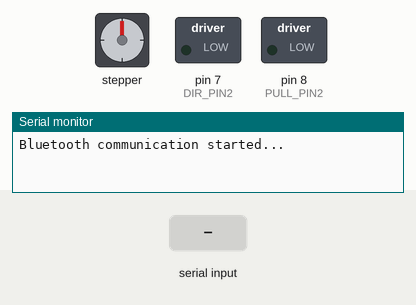
This sketch was run on a simulated Arduino Uno, built with avr-gcc and run on an emulated ATmega328P. Parts: stepper motor, switched loads named in the sketch (green lamp = pin HIGH), the last lines printed to the serial monitor. Wiring (inferred from the names in the program): stepper motor driver (200 steps per turn assumed): step pin 6; direction pin 5; enable pin 2. The inputs (shaded band) are chosen by the test bench. Pins used as bus, display or sensor lines are not drawn.

Above: at 1.2 s.
1.3 s: "T" received over the second serial link
At 1.4 s:
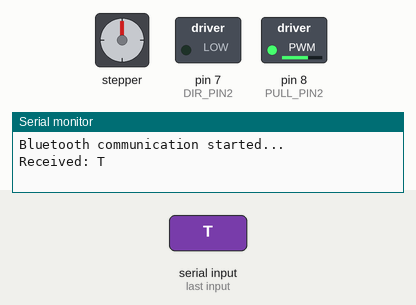
3.0 s: "X" received over the second serial link
At 3.7 s:
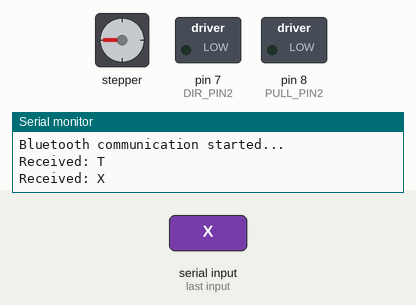
4.6 s: "X" received over the second serial link
At 5.9 s:
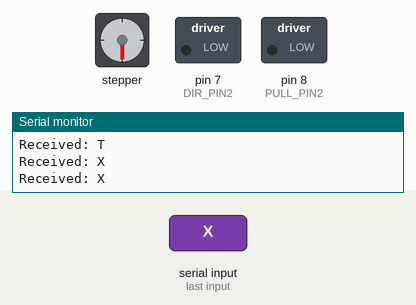
6.2 s: "T" received over the second serial link
At 6.3 s:
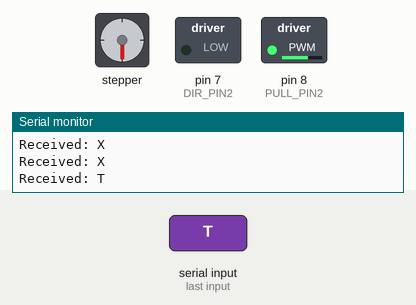
Timing chart, 0 to 8.9 s (numbered marks = the images above; inputs shaded):
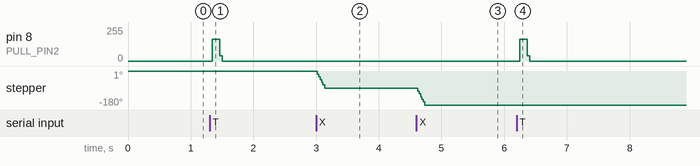

The sketch:

arduinotester3takingMACaddress.ino.ino
```cpp
#define EN_PIN 2
#define PULL_PIN 6
#define DIR_PIN 5
#define PULL_PIN2 8
#define DIR_PIN2 7

// Default settings
int speed = 200;       // Default speed in steps per second
int stepsToMove = 0;   // Number of steps to move
bool isMoving = false; // Flag to track if motor is moving
unsigned long lastStepTime = 0;
unsigned long stepInterval = 1000000 / speed; // Microseconds between steps

// String to hold incoming serial data
String inputString = "";
bool stringComplete = false;

//Pairing
// void setup() {
//   pinMode(9, OUTPUT); // Set KEY/EN pin as output
//   digitalWrite(9, HIGH); // Set KEY/EN pin HIGH to enter AT mode
//   Serial.begin(38400); // HC-05 default baud rate for AT commands
//   Serial.println("Entering AT command mode...");
// }

// void loop() {
//   // Nothing to do here
// }

//After pairing

#include <SoftwareSerial.h>

// Define SoftwareSerial pins
SoftwareSerial BTSerial(10, 11); // RX, TX

void setup() {
  Serial.begin(9600); // Serial Monitor baud rate
  BTSerial.begin(9600); // Bluetooth module baud rate (default for HC-05/HC-06)
  Serial.println("Bluetooth communication started...");
// Set pin modes
  pinMode(EN_PIN, OUTPUT);
  pinMode(PULL_PIN, OUTPUT);
  pinMode(DIR_PIN, OUTPUT);
  pinMode(PULL_PIN2, OUTPUT);
  pinMode(DIR_PIN2, OUTPUT);
}
void forward(){
  digitalWrite(PULL_PIN, HIGH);
  digitalWrite(DIR_PIN, HIGH);
  digitalWrite(EN_PIN, HIGH);
  delayMicroseconds(100000);
  digitalWrite(EN_PIN, LOW);
  digitalWrite(PULL_PIN, LOW);
  digitalWrite(DIR_PIN, LOW);
  delayMicroseconds(1000);
}
void backward(){
  digitalWrite(PULL_PIN2, HIGH);
  digitalWrite(DIR_PIN, HIGH);
  digitalWrite(EN_PIN, HIGH);
  delayMicroseconds(100000);
  digitalWrite(EN_PIN, LOW);
  digitalWrite(PULL_PIN2, LOW);
  digitalWrite(DIR_PIN, LOW);
  delayMicroseconds(1000);
}

void loop() {
  // Check if data is available from the Bluetooth module
  if (BTSerial.available()) {
    char data = BTSerial.read(); // Read the incoming data
    Serial.print("Received: ");
    Serial.println(data); // Print the received data to the Serial Monitor

    if(data=='X'){
      digitalWrite(PULL_PIN2, LOW);
      for(int j=0;j<50;j++){
        forward();
      }
    }else if(data=='T'){
      digitalWrite(PULL_PIN2, HIGH);
      for(int j=0;j<50;j++){
        backward();
      }
    }

    // // Echo the received data back to the Bluetooth device
    // BTSerial.print("Echo: ");
    // BTSerial.println(data);
  }

  // // Check if data is available from the Serial Monitor
  // if (Serial.available()) {
  //   char data = Serial.read(); // Read the incoming data from the Serial Monitor
  //   BTSerial.print("Sent: ");
  //   BTSerial.println(data); // Send the data to the Bluetooth device
  // }
}
```

Measured:
- after the input at 1.3 s, pin 8 (PULL_PIN2): 0/255 → 164/255 after 0.05 s, → 0/255 0.12 s later
- after the input at 3.0 s, stepper: turns 90° counter-clockwise in 0.14 s, starting at once
- after the input at 4.6 s, stepper: turns 90° counter-clockwise in 0.14 s, starting at once
- after the input at 6.2 s, pin 8 (PULL_PIN2): 0/255 → 164/255 after 0.05 s, → 0/255 0.12 s later
